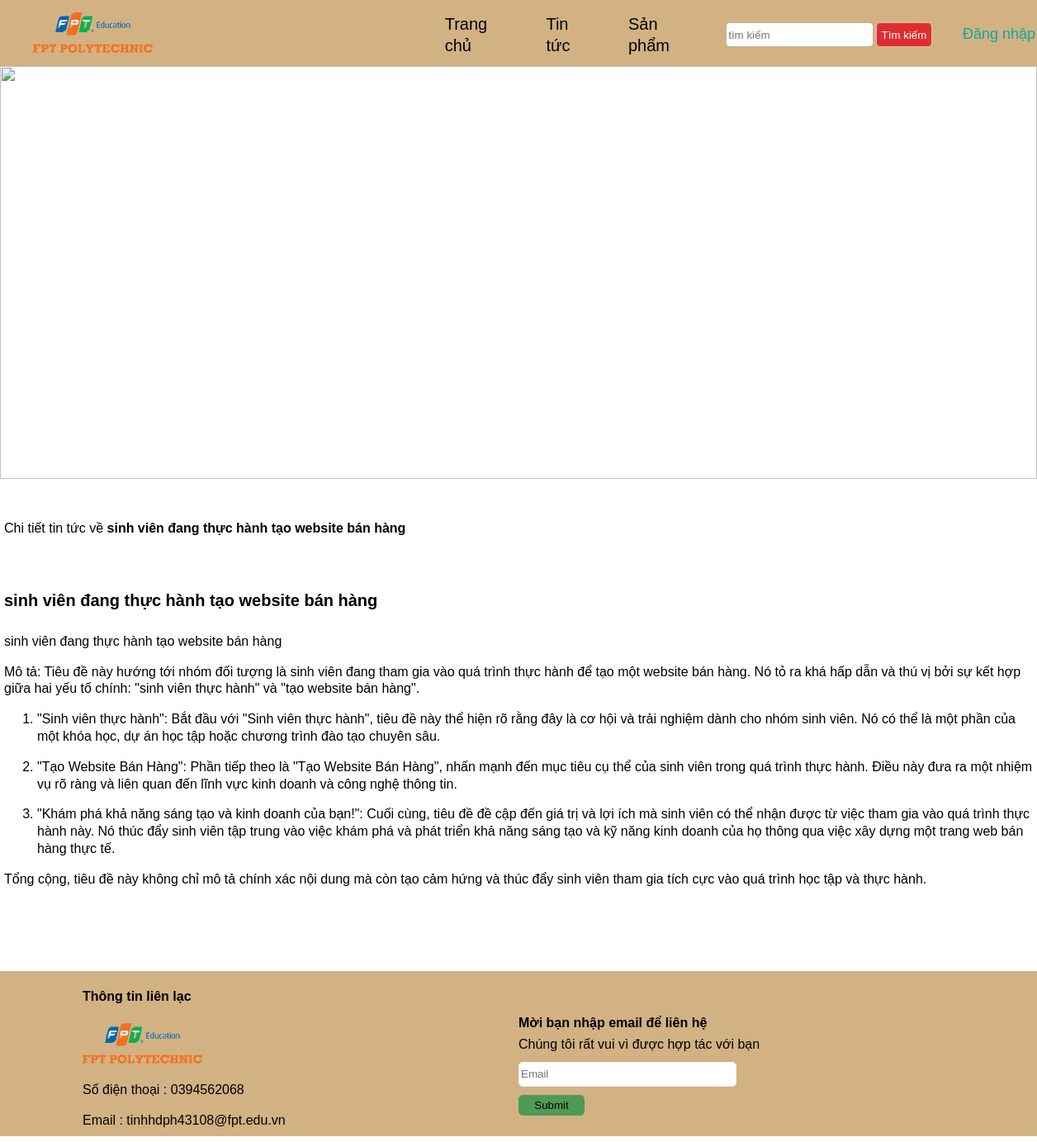
/detail_tintuc.php?id=3, run on the app's committed database.
### tables this page shows
CREATE TABLE `post`  (
  `id` int NOT NULL AUTO_INCREMENT,
  `name` varchar(225) NOT NULL,
  `description` text NOT NULL,
  `content` text NOT NULL,
  `image` text NOT NULL,
  `slug` varchar(225) NOT NULL,
  PRIMARY KEY (`id`) USING BTREE
);

### detail_tintuc.php (the view, shortened to what this page needs)
<?php
require "connect.php";
$id = $_GET["id"];
$sql2 = "SELECT * FROM `post` WHERE `id` = $id";
$data2 = $connect->query($sql2);
$new = $data2->fetch();
?>
<!DOCTYPE html>
<html lang="en">
<head>
    <link rel="stylesheet" href="css/style.css">
</head>
<body>
    <div class="container_web">
        <div class="logo">
            <img src="image/logo_fpt.png" alt="" srcset="">
        </div>
        <div class="menu-web">
            <ul>
                <li><a href="home.php">Trang chủ</a></li>
                <li><a href="tintuc.php">Tin tức</a></li>
                <li><a href="sanpham.php">Sản phẩm</a></li>
            </ul>
        </div>
        <div class="form_login">
            <ul>
                <?php if(!isset($_SESSION['user'])) { ?>
                    <li><input class="search" type="text" placeholder="tìm kiếm"><span class="tim_kiem"><button>Tìm kiếm</button></span></li>
                    <li><a href="login.php">Đăng nhập</a></li>
                <?php } else { ?>
                    <li>
                        <div><a href="user.php" class="logout admin">Admin</a></div>
                    </li>
                <?php } ?>
            </ul>
        </div>
    </div>
    <?php include './layout/banner.php'?>
<div class="post_new" style="margin-top: 10px">
    <div style="margin-top: 50px">
        <p class="">Chi tiết tin tức về <strong><?php echo $new['name'] ?></strong></p>
    </div>
    <div class="">
        <div class="products_1">
            <h4 style="font-size: 20px"><?php echo $new['name'] ?></h4>
            <div class="des"><?php echo $new['description'] ?></div>
            <div class="content">
                <?php
                    if(!empty($new['content'])) {
                        echo $new['content'];
                    }
                ?>
            </div>
        </div>
    </div>
</div>
    <?php include "./layout/footer.php"; ?>
</body>
</html>

### css/style.css (style rules this page uses)
.logo>img { width: 145px; }
.logo { padding-left: 40px; }
.container_web { background-color: rgb(210, 178, 131); display: flex; width: 100%; height: 80px; align-items: center; display: grid; grid-template-columns: repeat(3, 1fr); }
body { margin: 0px; padding: 0px; }
.menu-web>ul { display: flex; align-items: center; gap: 3rem; }
.menu-web>ul>li { font-size: 20px; list-style: none; }
.menu-web>ul>li>a { text-decoration: none; color: black; }
.post_new { width: 1246px; margin: 0px auto; margin-top: 60px; }
.form_login { display: flex; align-items: end; justify-content: center; }
.form_login>ul { display: flex; align-items: center; gap: 2rem; }
.form_login>ul>li>a { color: #0fa79f; text-decoration: none; }
.form_login>ul>li { font-size: 18px; list-style: none; }
* { box-sizing: border-box; -webkit-box-sizing: border-box; }
html, body { height: 100%; }
body { margin: 0; font: 16px/1.3 sans-serif; }
.search { height: 30px; border-radius: 5px; width: 70%; border: 1px solid #b6b6aa; }
.tim_kiem { font-size: 13px; }
.tim_kiem>button { height: 30px; border-radius: 5px; border: 1px solid #e9b7b7; background-color: #de2f2f; color: #fff; margin-left: 3px; }

### detail_tintuc.php (style rules this page uses)
body { margin: 0px; padding: 0px; }
.menu-web { padding-left: 80px; }
.menu-web>ul { display: flex; align-items: center; gap: 3rem; }
.menu-web>ul>li { font-size: 20px; list-style: none; }
.menu-web>ul>li>a { text-decoration: none; color: black; }

### data on the page
post: name "sinh viên đang thực hành tạo website bán hàng", description "sinh viên đang thực hành tạo website bán hàng", content "Mô tả: Tiêu đề này hướng tới nhóm đối tượng là sinh viên đang tham gia vào quá trình thực hành để tạo một website bán hàng. Nó tỏ ra khá hấp dẫn và thú vị bởi sự kết hợp giữa hai yếu tố chính: \"sinh viên thực hành\" và \"tạo website bán hàng\". \"Sinh viên thực hành\": Bắt đầu với \"Sinh viên thực hành\", tiêu đề này thể hiện rõ rằng đây là cơ hội và trải nghiệm dành cho nhóm sinh viên. Nó có thể là một phần của một khóa học, dự án học tập hoặc chương trình đào tạo chuyên sâu. \"Tạo Website Bán Hàng\": Phần tiếp theo là \"Tạo Website Bán Hàng\", nhấn mạnh đến mục tiêu cụ thể của sinh viên trong quá trình thực hành. Điều này đưa ra một nhiệm vụ rõ ràng và liên quan đến lĩnh vực kinh doanh và công nghệ…"
